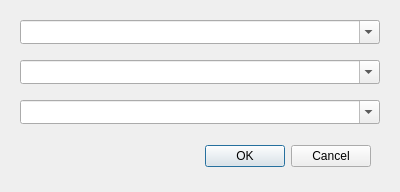
<?xml version="1.0" encoding="UTF-8"?>
<ui version="4.0">
 <class>GalleryOperator</class>
 <widget class="QDialog" name="GalleryOperator">
  <property name="geometry">
   <rect>
    <x>0</x>
    <y>0</y>
    <width>400</width>
    <height>192</height>
   </rect>
  </property>
  <property name="windowTitle">
   <string>Galleries operation</string>
  </property>
  <property name="windowIcon">
   <iconset resource="../../Images/Branon.qrc">
    <normaloff>:/images/galleries.png</normaloff>:/images/galleries.png</iconset>
  </property>
  <property name="toolTip">
   <string>Galleries operation</string>
  </property>
  <property name="statusTip">
   <string>Galleries operation</string>
  </property>
  <property name="whatsThis">
   <string>Galleries operation</string>
  </property>
  <widget class="QDialogButtonBox" name="buttonBox">
   <property name="geometry">
    <rect>
     <x>30</x>
     <y>140</y>
     <width>341</width>
     <height>32</height>
    </rect>
   </property>
   <property name="orientation">
    <enum>Qt::Horizontal</enum>
   </property>
   <property name="standardButtons">
    <set>QDialogButtonBox::Cancel|QDialogButtonBox::Ok</set>
   </property>
  </widget>
  <widget class="QComboBox" name="Source">
   <property name="geometry">
    <rect>
     <x>20</x>
     <y>100</y>
     <width>360</width>
     <height>24</height>
    </rect>
   </property>
   <property name="toolTip">
    <string>Source gallery</string>
   </property>
   <property name="statusTip">
    <string>Source gallery</string>
   </property>
   <property name="whatsThis">
    <string>Source gallery</string>
   </property>
   <property name="editable">
    <bool>true</bool>
   </property>
   <property name="maxVisibleItems">
    <number>20</number>
   </property>
   <property name="insertPolicy">
    <enum>QComboBox::NoInsert</enum>
   </property>
  </widget>
  <widget class="QComboBox" name="Operator">
   <property name="geometry">
    <rect>
     <x>20</x>
     <y>60</y>
     <width>360</width>
     <height>24</height>
    </rect>
   </property>
   <property name="toolTip">
    <string>Operator</string>
   </property>
   <property name="statusTip">
    <string>Operator</string>
   </property>
   <property name="whatsThis">
    <string>Operator</string>
   </property>
   <property name="editable">
    <bool>true</bool>
   </property>
   <property name="insertPolicy">
    <enum>QComboBox::NoInsert</enum>
   </property>
  </widget>
  <widget class="QComboBox" name="Target">
   <property name="geometry">
    <rect>
     <x>20</x>
     <y>20</y>
     <width>360</width>
     <height>24</height>
    </rect>
   </property>
   <property name="toolTip">
    <string>Target gallery</string>
   </property>
   <property name="statusTip">
    <string>Target gallery</string>
   </property>
   <property name="whatsThis">
    <string>Target gallery</string>
   </property>
   <property name="editable">
    <bool>true</bool>
   </property>
   <property name="maxVisibleItems">
    <number>20</number>
   </property>
   <property name="insertPolicy">
    <enum>QComboBox::NoInsert</enum>
   </property>
  </widget>
 </widget>
 <resources>
  <include location="../../Images/Branon.qrc"/>
  <include location="../../Images/Branon.qrc"/>
 </resources>
 <connections>
  <connection>
   <sender>buttonBox</sender>
   <signal>accepted()</signal>
   <receiver>GalleryOperator</receiver>
   <slot>accept()</slot>
   <hints>
    <hint type="sourcelabel">
     <x>248</x>
     <y>254</y>
    </hint>
    <hint type="destinationlabel">
     <x>157</x>
     <y>274</y>
    </hint>
   </hints>
  </connection>
  <connection>
   <sender>buttonBox</sender>
   <signal>rejected()</signal>
   <receiver>GalleryOperator</receiver>
   <slot>reject()</slot>
   <hints>
    <hint type="sourcelabel">
     <x>316</x>
     <y>260</y>
    </hint>
    <hint type="destinationlabel">
     <x>286</x>
     <y>274</y>
    </hint>
   </hints>
  </connection>
 </connections>
</ui>
